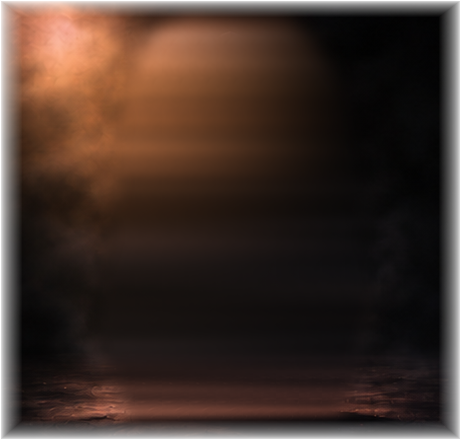
#> input picture img/effetti/reference-ambiente-v541.webp, 461 x 440 px
$ python build-reference-environments-v542.py
#> lines starting #> are read from the running program, lines starting #| are printed output that depends on the picture
#!/usr/bin/env python3
"""v542: remove the photographic rectangle without deleting the actual floor.

Build five semitransparent environmental stages from the approved photo's
existing cleaned background (v541). Do not alter the characters or VFX atlas:
all five retain exactly the same photographed floor texture, but their
atmosphere is gently tinted to the corresponding magic. A broad alpha taper
removes every straight edge and the obvious brown central rectangle.
"""
from pathlib import Path
from PIL import Image, ImageOps, ImageEnhance, ImageDraw
import numpy as np
import io, base64
root=Path(__file__).resolve().parents[1]
source=Image.open(root/'img/effetti/reference-ambiente-v541.webp').convert('RGBA')
#> source is the input picture: PIL image 461x440 RGBA; mean R, G, B, A 50, 32.6, 24.7, 237.3
assert source.size==(461,440),source.size
W,H=source.size
#> W = 461; H = 440
rgb=np.asarray(source,dtype=np.float32)
xs,ys=np.meshgrid((np.arange(W)+.5)/W,(np.arange(H)+.5)/H)
def smooth(a,b,x):
    t=np.clip((x-a)/(b-a),0,1)
    return t*t*(3-2*t)
# The geometry is SHAPED around the ground and the smoke, not a rectangular
# cut-out. Most importantly, the scene always reaches the feet (y=.83-.95).
taperX=smooth(.005,.23,xs)*(1-smooth(.77,.995,xs))
taperTop=smooth(.005,.16,ys)
taperBottom=1-smooth(.935,.998,ys)
fog=np.exp(-((xs-.29)/.40)**2-((ys-.31)/.37)**2)
smoke=.56*taperX*taperTop*(1-smooth(.55,.80,ys))*fog
ground=.96*taperX*smooth(.65,.81,ys)*taperBottom
# No black sticker: dark backdrop is not fully opaque except on the actual
# foot-level stone where the original ground texture should remain legible.
alpha=np.maximum(smoke,ground)*rgb[:,:,3]/255
# The original source includes a reconstructed interior of the old character.
# The broad feather is applied throughout, not only at the rectangular edge.
# The background opacity above the ground is deliberately limited.
alpha=np.clip(alpha,0,.94)
mat=np.uint8(np.rint(alpha*255))
names=['ambra','ombra','fulmine','nebula','astrale']
atlas=Image.new('RGBA',(W*3,H*2),(0,0,0,0))
#> atlas: PIL image 1383x880 RGBA; every value is 0
for i,name in enumerate(names):
    orig=Image.fromarray(np.uint8(rgb[:,:,:3]),'RGB')
    if name!='ambra':
        # Atmosphere matches the element (purple storm, nebula, astral halo).
        # The actual photographed floor's texture is still retained.
        gray=np.asarray(ImageOps.grayscale(orig),dtype=np.float32)/255
        bias={
          'ombra':(65,30,120),'fulmine':(53,36,140),
          'nebula':(31,69,129),'astrale':(92,37,145)
        }[name]
        ar=np.array(orig,dtype=np.float32)
        # Coloured smoke mainly affects upper half; the original stone
        # remains photographic and keeps enough natural variation.
        t=np.clip((.88-ys)/.35,0,1)[:,:,None]*.63
        tinted=np.stack([gray*bias[j] for j in range(3)],axis=-1)
        ar=ar*(1-t)+tinted*t
        orig=Image.fromarray(np.uint8(np.clip(ar,0,255)),'RGB')
    pic=orig.convert('RGBA')
    pic.putalpha(Image.fromarray(mat,'L'))
    atlas.alpha_composite(pic,((i%3)*W,(i//3)*H))
    al=np.asarray(pic.getchannel('A'))
    # Guaranteed no straight bright frame; photographed ground remains.
    assert al[:,0].max()<=3 and al[:,-1].max()<=3,(name,'sides')
    assert al[0,:].max()<=3 and al[-1,:].max()<=3,(name,'top/bottom')
    assert al[int(.87*H),W//2]>=140,(name,'ground absent')
    assert 0<al[int(.35*H),int(.28*W)]<170,(name,'fog too strong')
    print('V542_ENV',name,'foot_alpha',al[int(.87*H),W//2],
          'smoke_alpha',al[int(.35*H),int(.28*W)],flush=True)
#> this loop made 5 passes
#| V542_ENV ambra foot_alpha 240 smoke_alpha 141
#| V542_ENV ombra foot_alpha 240 smoke_alpha 141
#| V542_ENV fulmine foot_alpha 240 smoke_alpha 141
#| V542_ENV nebula foot_alpha 240 smoke_alpha 141
#| V542_ENV astrale foot_alpha 240 smoke_alpha 141
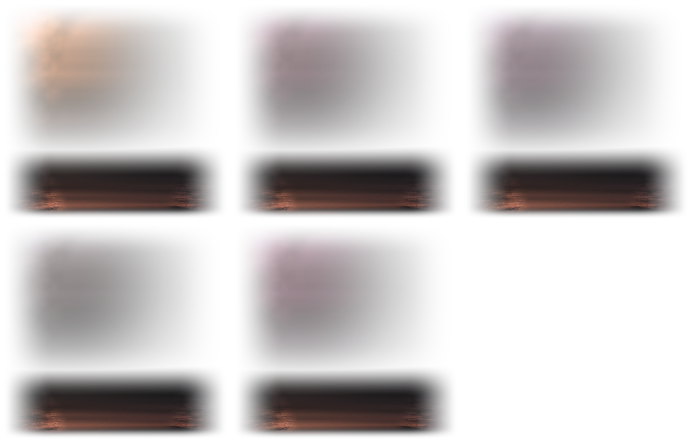
#> atlas: PIL image 1383x880 RGBA (shown at 1/2 size); mean R, G, B, A 26.3, 17.3, 18.1, 63.8; transparent parts drawn white
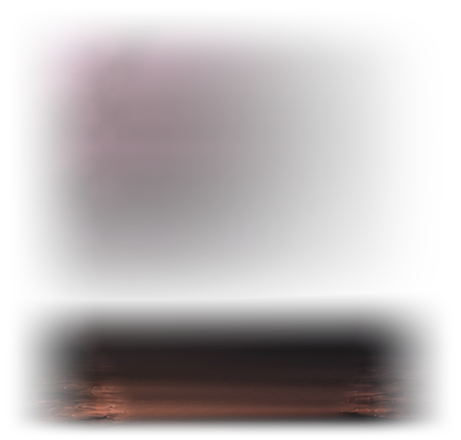
#> pic: PIL image 461x440 RGBA; mean R, G, B, A 30.8, 18.5, 23.1, 76.5; transparent parts drawn white
atlas.save(root/'img/effetti/reference-ambienti-v542.webp',format='WEBP',
           lossless=True,method=5,exact=True)
assert (root/'img/effetti/reference-ambienti-v542.webp').stat().st_size>120000
# Render a genuine preview of all five effects on the same card background,
# with original magic from v539 plus the verified avatar cutout.
vfx=Image.open(root/'img/effetti/effetti-reference-v539.webp').convert('RGBA')
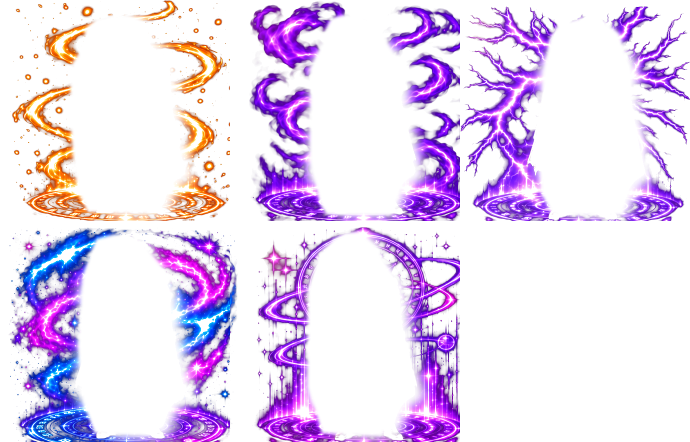
#> input picture img/effetti/effetti-reference-v539.webp, 1380 x 884 px (shown at 1/2 size)
#> vfx is the input picture: PIL image 1380x884 RGBA; mean R, G, B, A 39.4, 14.3, 53.5, 49.5
actor=Image.open(root/'img/personaggi/cutout/stati/assassino-0.webp').convert('RGBA')
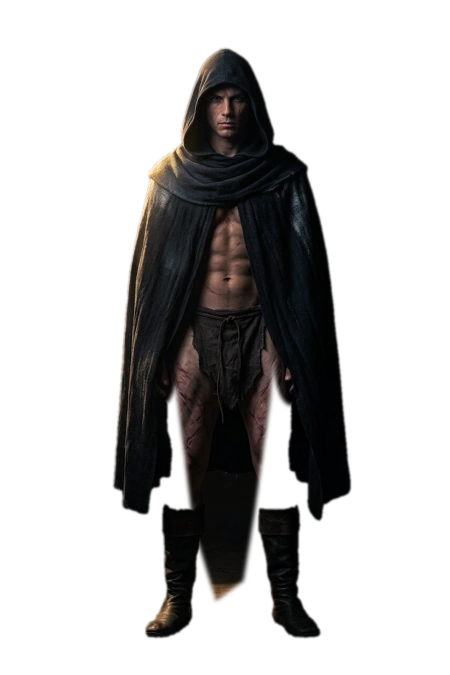
#> input picture img/personaggi/cutout/stati/assassino-0.webp, 900 x 1350 px (shown at 1/2 size)
#> actor is the input picture: PIL image 900x1350 RGBA; mean R, G, B, A 38.8, 31.9, 24.5, 72.5
actor=actor.resize((W,H),Image.Resampling.LANCZOS)
#> actor: PIL image 461x440 RGBA
cards=Image.new('RGB',(W*3,H*2),(17,19,36))
for i in range(5):
    stage=Image.new('RGBA',(W,H),(17,19,36,255))
    stage.alpha_composite(atlas.crop((i%3*W,i//3*H,(i%3+1)*W,(i//3+1)*H)))
    sx=i%3*460;sy=i//3*442
    cell=vfx.crop((sx,sy,sx+460,sy+442))
    resized=cell.resize((int(W*1.64),int(H*1.08)),Image.Resampling.LANCZOS)
    stage.alpha_composite(resized,(-int(W*.32),-int(H*.04)))
    stage.alpha_composite(actor)
    cards.paste(stage.convert('RGB'),((i%3)*W,(i//3)*H))
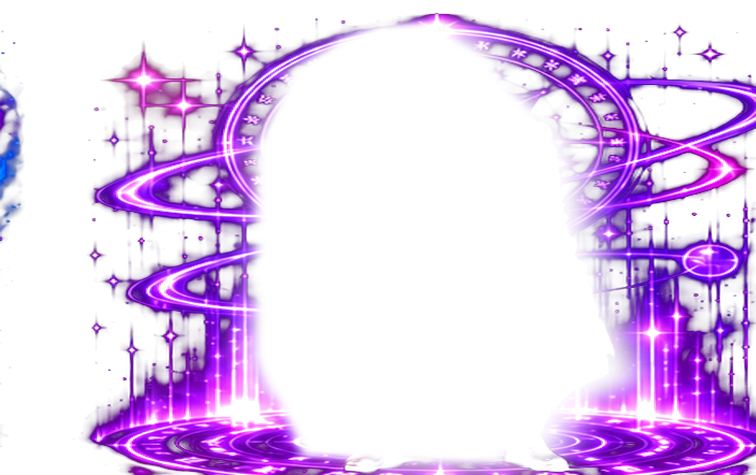
#> resized: PIL image 756x475 RGBA; mean R, G, B, A 50.8, 14.1, 72.4, 60.3; transparent parts drawn white
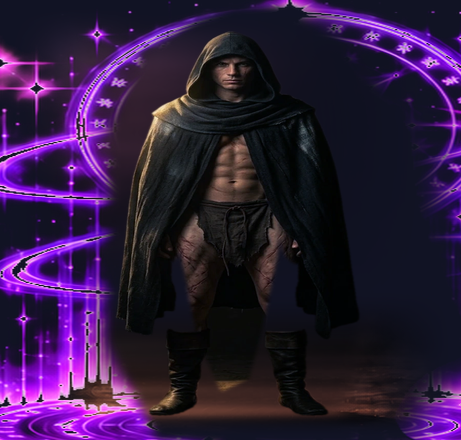
#> stage: PIL image 461x440 RGBA; mean R, G, B, A 48, 26.2, 62.3, 255
cards.thumbnail((1030,900),Image.Resampling.LANCZOS)
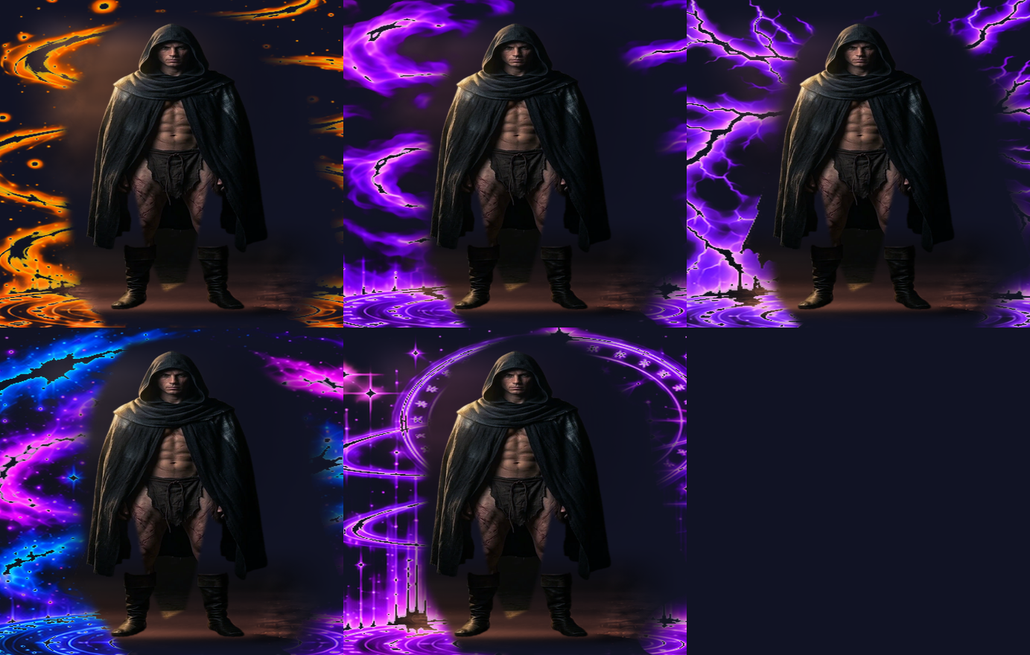
#> cards: PIL image 1030x655 RGB; mean R, G, B 40.5, 26.6, 54.7
buf=io.BytesIO()
cards.save(buf,'JPEG',quality=75,optimize=True)
b64=base64.b64encode(buf.getvalue()).decode()
print('V542_IMAGE_META:'+str(len(b64)),flush=True)
for j in range(0,len(b64),3000):
    print('V542_IMAGE_PART:'+str(j//3000).zfill(4)+':'+b64[j:j+3000],flush=True)
print('V542_IMAGE_END',flush=True)
